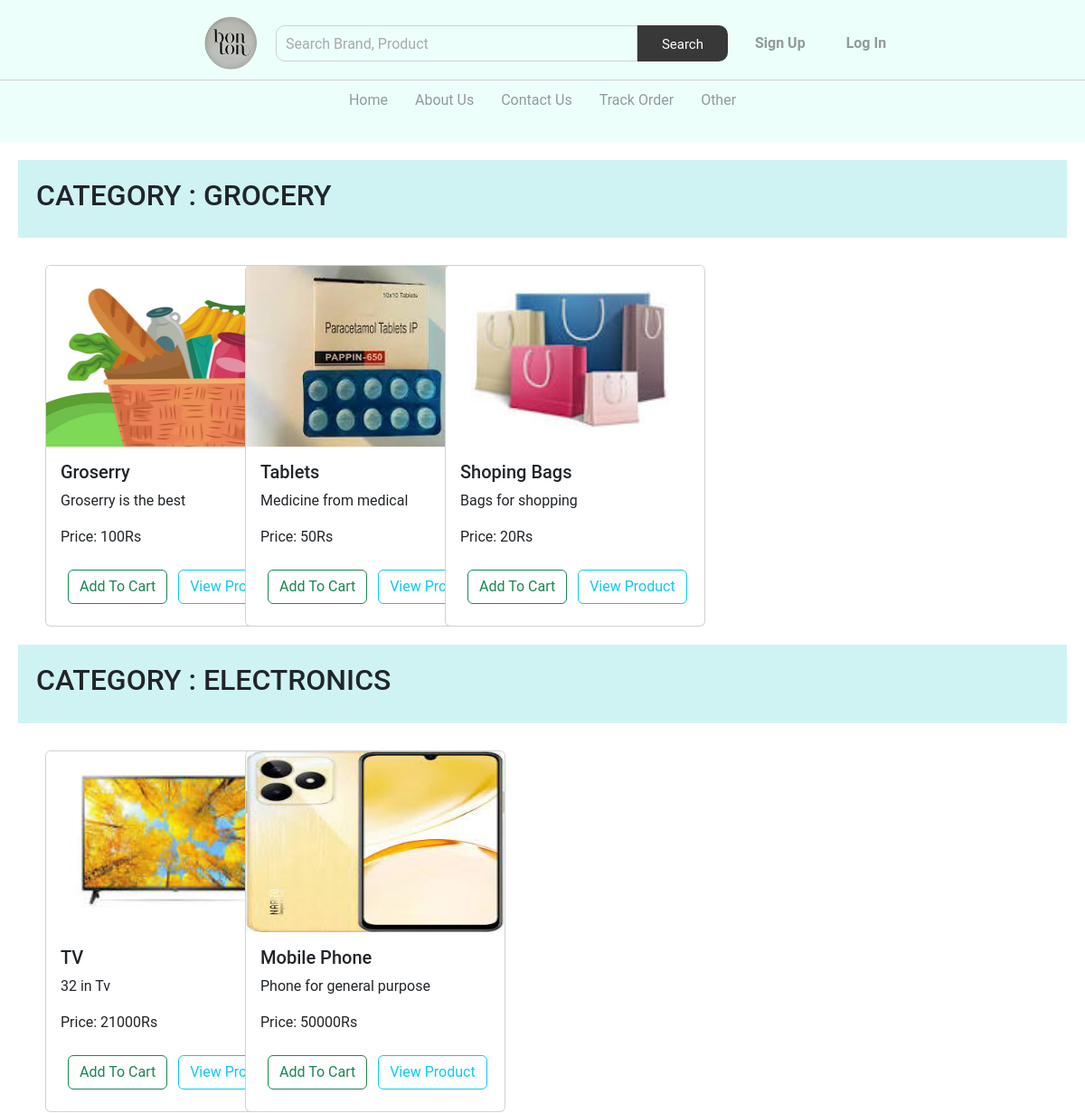
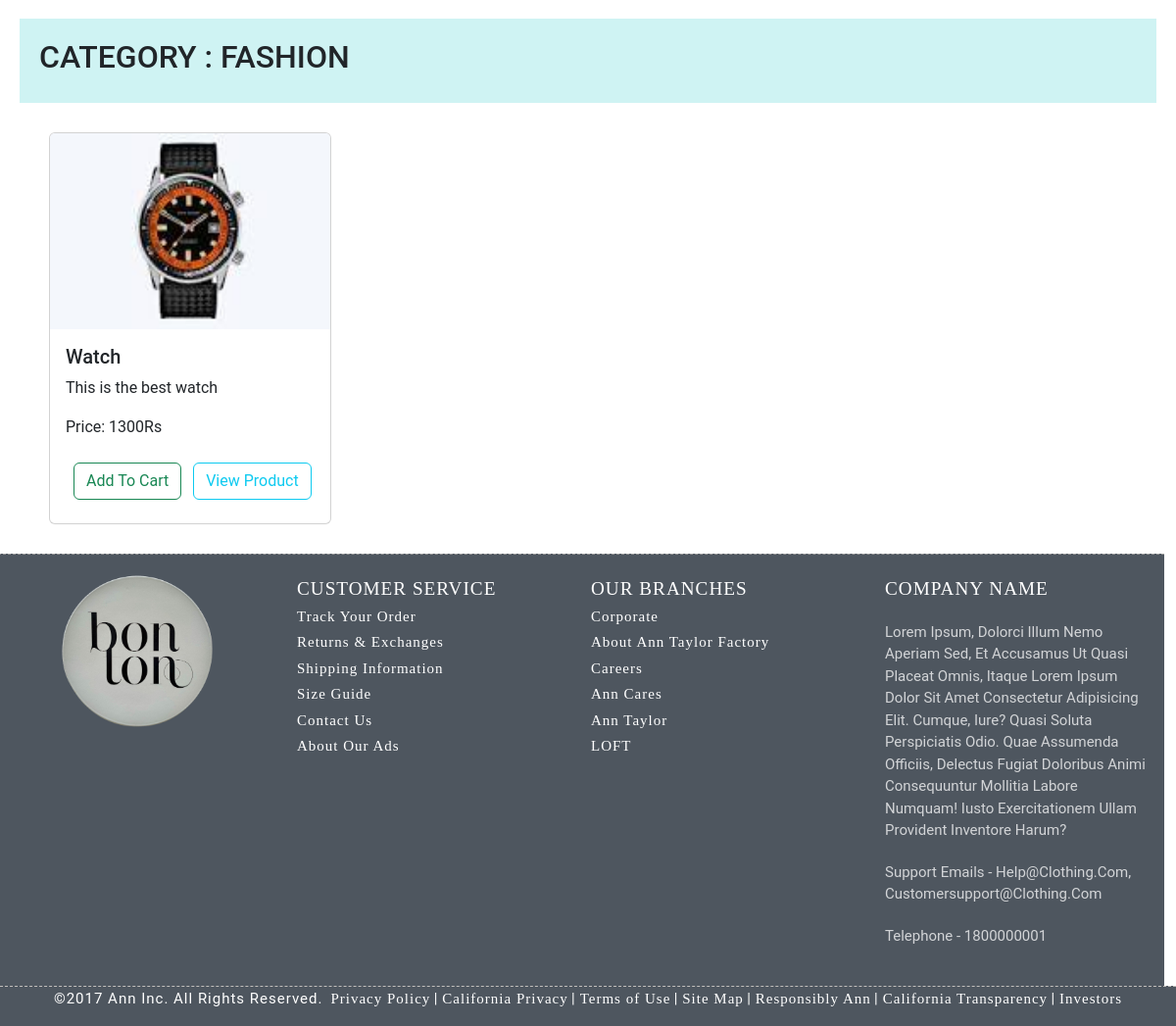
The page / on the database its author committed (2 pictures, top to bottom).
### shop/models.py (models this page shows, shortened)
class Product(models.Model):
    product_id = models.AutoField(primary_key=True)
    product_name = models.CharField(max_length=100)
    category = models.CharField(
        max_length=50, choices=PRODUCT_CATEGORY, default="")
    price = models.IntegerField(default=0)
    desc = models.CharField(max_length=300)
    image = models.ImageField(upload_to='shop/images')
    pub_date = models.DateField()

### shop/views.py (the view)
# urls.py: path('', index, name='home'),
def index(request):
    products = Product.objects.all()
    allProds = []
    catprods = Product.objects.values('category', 'product_id')
    cats = {item["category"] for item in catprods}
    for cat in cats:
        prod = Product.objects.filter(category=cat)
        allProds.append(list(prod))
    data = {
        'allprods': allProds,
    }
    return render(request, 'shop/index.html', data)

### shop/templates/shop/index.html (shortened to what this page needs)
{% extends 'base.html' %}
{% block content %}
{% for category_products in allprods %}
<div class="heading" style="padding: 20px; margin: 20px; font-weight: bolder; background-color: rgb(207, 243, 243);">
    <h2>CATEGORY : {{ category_products.0.category }}</h2>
</div>
<div class="owl-carousel owl-theme" style="margin-top: 30px;">
    {% for product in category_products %}
    <div class="item">
        <div class="card" style="width: 18rem;">
            <img src="/media/{{ product.image }}" class="card-img-top" alt="..." height="200" width="500">
            <div class="card-body">
                <h5 class="card-title" id="namepr{{product.product_id}}">{{ product.product_name }}
                </h5>
                <p class="card-text">{{ product.desc }}</p>
                <p class="card-text" id="pricepr{{product.product_id}}">Price: {{ product.price }}Rs</p>
                <span id="divpr{{ product.product_id }}" class="divpr">
                    <button class="btn btn-outline-success m-2 cart" id="pr{{ product.product_id }}">Add To
                        Cart</button>
                </span>
                <a href="productview/{{ product.product_id }}" class="btn btn-outline-info">View Product</a>
            </div>
        </div>
    </div>
    {% endfor %}
</div>
{% endfor %}
{% endblock %}

### shop/templates/base.html (shortened to what this page needs)
<!DOCTYPE html>
<html lang="en">
{% load static %}
<head>
  <link href="https://cdn.jsdelivr.net/npm/bootstrap@5.3.0/dist/css/bootstrap.min.css" rel="stylesheet"
 />
  <link rel="stylesheet" href="https://cdnjs.cloudflare.com/ajax/libs/OwlCarousel2/2.3.4/assets/owl.carousel.min.css"
 />
  <link rel="stylesheet"
    href="https://cdnjs.cloudflare.com/ajax/libs/OwlCarousel2/2.3.4/assets/owl.theme.default.min.css"
 />
</head>
<body>
  {%include 'header.html'%}
  {%block content%} {%endblock%}
  {% include 'footer.html' %}
</body>
</html>

### shop/templates/header.html (shortened to what this page needs)
{% load static %}
<nav class="navbar">
    <div class="nav" style="display: flex; margin: auto;">
        <div class="logo mx-3" style="float: left;">
            <img src="{% static 'logo.png' %}" class="brand-logo" alt="">
        </div>
        <div class="nav-items" style="float: right;">
            <div class="search">
                <input type="text" class="search-box" placeholder="search brand, product">
                <button class="search-btn">search</button>
            </div>
            {% if user.is_authenticated %}
            <a href="/profile"><img src="{% static 'img/user.png' %}" alt=""></a>
            <button type="button" class="" id="popcart" data-container="body" data-toggle="popover"
                data-placement="bottom" data-html="true" data-content="Vivamus
            sagittis lacus vel augue laoreet rutrum faucibus." style="border: none;">
                <a href="#" style="text-decoration: none;">[<span id="cart">0</span>] <img
                        src="{% static 'img/cart.png' %}" alt=""></a>
            </button>
            {% else %}
            <li class="link-item"><a href="/users/signup" class="link"
                    style="font-size: medium; font-weight: bold;">Sign Up</a></li>
            <li class="link-item"><a href="/users/login" class="link"
                    style="font-size: medium; font-weight: bolder;">Log
                    In</a></li>
            {% endif %}
        </div>
    </div>
    <ul class="links-container">
        <li class="link-item"><a href="/" class="link">Home</a></li>
        <li class="link-item"><a href="/about" class="link">About Us</a></li>
        <li class="link-item"><a href="/contact" class="link">Contact Us</a></li>
        <li class="link-item"><a href="/tracker" class="link">Track Order</a></li>
        <li class="link-item"><a href="#" class="link">Other</a></li>
    </ul>
</nav>

### shop/templates/footer.html (shortened to what this page needs)
<!-- {% load static %}
<style>
    footer {
        position: relative;
        width: 100%;
        padding: 40px 10vw;
        padding-bottom: 80px;
        background: #383838;
    }
    .footer-content {
        display: flex;
        width: 100%;
        justify-content: space-between;
    }
    .footer-content .logo {
        height: 160px;
    }
    .footer-ul-container {
        width: 45%;
        display: flex;
        justify-content: space-between;
    }
    .category {
        width: 200px;
        display: grid;
        grid-template-columns: repeat(2, 1fr);
        grid-gap: 10px;
        list-style: none;
    }
    .category-title {
        grid-column: span 2;
        text-transform: capitalize;
        color: #fff;
        font-size: 20px;
        margin-bottom: 20px;
    }
    .category .footer-link {
        text-decoration: none;
        text-transform: capitalize;
        color: rgba(255, 255, 255, 0.75);
    }
    .footer-link:hover {
        color: #fff;
    }
    .footer-title,
    .info {
        color: rgba(255, 255, 255, 0.75);
        margin: 20px 0;
        text-transform: capitalize;
    }
    .footer-title {
        margin-top: 80px;
        color: #fff;
    }
    .footer-social-container {
        margin-top: 40px;
        display: flex;
        justify-content: space-between;
    }
    .social-link {
        color: #fff;
        margin-left: 20px;
        text-transform: capitalize;
    }
    .social-link:nth-child(1) {
        margin-left: 0;
    }
    .footer-credit {
        width: 100%;
        padding: 10px;
        position: absolute;
        left: 0;
        bottom: 0;
        text-align: center;
        color: #fff;
        background: rgba(0, 0, 0, 0.2);
    }
</style>
<footer>
    <div class="footer-content">
        <img src="{% static 'logo.png' %}" class="logo" alt="">
        <div class="footer-ul-container">
            <ul class="category">
                <li class="category-title">men</li>
                <li><a href="#" class="footer-link">t-shirts</a></li>
                <li><a href="#" class="footer-link">sweatshirts</a></li>
                <li><a href="#" class="footer-link">shirts</a></li>
                <li><a href="#" class="footer-link">jeans</a></li>
                <li><a href="#" class="footer-link">trousers</a></li>
                <li><a href="#" class="footer-link">shoes</a></li>
                <li><a href="#" class="footer-link">casuals</a></li>
                <li><a href="#" class="footer-link">formals</a></li>
                <li><a href="#" class="footer-link">sports</a></li>
                <li><a href="#" class="footer-link">watch</a></li>
            </ul>
            <ul class="category">
                <li class="category-title">women</li>
                <li><a href="#" class="footer-link">t-shirts</a></li>
                <li><a href="#" class="footer-link">sweatshirts</a></li>
                <li><a href="#" class="footer-link">shirts</a></li>
                <li><a href="#" class="footer-link">jeans</a></li>
                <li><a href="#" class="footer-link">trousers</a></li>
                <li><a href="#" class="footer-link">shoes</a></li>
                <li><a href="#" class="footer-link">casuals</a></li>
                <li><a href="#" class="footer-link">formals</a></li>
                <li><a href="#" class="footer-link">sports</a></li>
                <li><a href="#" class="footer-link">watch</a></li>
            </ul>
        </div>
    </div>
    <p class="footer-title">about company</p>
    <p class="info">Lorem ipsum, dolorci illum nemo aperiam sed, et
        accusamus ut officiis. Laborum illo exercitationem quo culpa reprehenderit excepturi distinctio tempore
        cupiditate praesentium nisi ut iusto, assumenda perferendis facilis voluptas autem fuga sunt ab debitis
        voluptatum harum eum. Asperiores, natus! Est deserunt incidunt quasi placeat omnis, itaque harum?</p>
    <p class="info">support emails - help@clothing.com, customersupport@clothing.com</p>
    <p class="info">telephone - 180 00 00 001, 180 00 00 002</p>
    <div class="footer-social-container">
        <div>
            <a href="#" class="social-link">terms & services</a>
            <a href="#" class="social-link">privacy page</a>
        </div>
        <div>
            <a href="#" class="social-link">instagram</a>
            <a href="#" class="social-link">facebook</a>
            <a href="#" class="social-link">twitter</a>
        </div>
    </div>
</footer> -->
<Footer>
    {% load static %}
    <div class="megaFooter row">
        <ul class="footerHover hidden-sm col-sm-3">
            <img src="{% static 'logo.png' %}" class="logo" alt="" style="height: 160px;">
        </ul>
        <ul class="footerHover hidden-sm  col-sm-3">
            <li>
                <a href="" data-slnm-id="footerCustomerService" style="font-size: 1.2rem; margin-bottom: 10px;">CUSTOMER
                    SERVICE</a>
            </li>
            <li>
                <a href="/profile/order" data-slnm-id="trackOrder">Track Your Order</a>
            </li>
            <li>
                <a href="/returns" data-slnm-id="returnsExchanges">Returns &amp; Exchanges</a>
            </li>
            <li>
                <a href="/shipping" data-slnm-id="shippingInformation">Shipping Information</a>
            </li>
            <li>
                <a href="/sizing/fit" data-slnm-id="sizeGuide">Size Guide</a>
            </li>
            <li>
                <a href="/contactUs" data-slnm-id="contactUs">Contact Us</a>
            </li>
            <li>
                <a href="/ads" data-slnm-id="aboutAds">About Our Ads</a>
            </li>
        </ul>
        <ul class="footerHover hidden-sm  col-sm-3">
            <li>
                <a href="http://www.anninc.com" data-slnm-id="ourCompany"
                    style="font-size: 1.2rem; margin-bottom: 10px;">OUR BRANCHES</a>
            </li>
            <li>
                <a target="_blank" href="http://www.anninc.com/" data-slnm-id="corporate">Corporate</a>
            </li>
            <li>
                <a target="_blank" href="/aboutUs" data-slnm-id="aboutAnnTaylorFactory">About Ann Taylor Factory</a>
            </li>
            <li>
                <a target="_blank" href="https://www.anncareers.com/anntaylor" data-slnm-id="careers">Careers</a>
            </li>
            <li>
                <a target="_blank" href="http://www.anncares.com/" data-slnm-id="annCares">Ann Cares</a>
            </li>
            <li>
                <a target="_blank" href="https://www.anntaylor.com" data-slnm-id="annTaylor">Ann Taylor</a>
            </li>
            <li>
                <a target="_blank" href="https://www.loft.com" data-slnm-id="loft">LOFT</a>
            </li>
        </ul>
        <ul class="footerHover hidden-sm col-sm-3">
            <li class="x-mobile-hidden">
                <a href="/stores" rev="footer:STORE LOCATOR" class="store-locator-link" data-slnm-id="storeLocator"
                    style="font-size: 1.2rem; margin-bottom: 10px;">
                    COMPANY NAME
                </a>
            </li>
            <div class="comany-info">
                <p class="info">Lorem ipsum, dolorci illum nemo aperiam sed, et accusamus ut quasi placeat omnis, itaque
                    Lorem ipsum dolor sit amet consectetur adipisicing elit. Cumque, iure? Quasi soluta perspiciatis
                    odio.
                    Quae assumenda officiis, delectus fugiat doloribus animi consequuntur mollitia labore numquam! Iusto
                    exercitationem ullam provident inventore harum?</p>
                <p class="info">support emails - help@clothing.com, customersupport@clothing.com</p>
                <p class="info">telephone - 1800000001</p>
            </div>
        </ul>
    </div>
    <div class="MicroFooter">
        <ul class="footerHover">
            <li class="RightFloatClass">©2017 Ann Inc. All Rights Reserved.</li>
            <li>
                <a href="/privacy" data-slnm-id="privacyPolicy">Privacy Policy</a>
            </li>
            <li>
                <a href="/californiaPrivacy" data-slnm-id="californiaPolicy">California Privacy</a>
            </li>
            <li>
                <a href="/termsOfUse" data-slnm-id="termsOfUse">Terms of Use</a>
            </li>
            <li>
                <a href="/siteMap" data-slnm-id="siteMap">Site Map</a>
            </li>
            <li>
                <a href="http://www.responsiblyann.com/" data-slnm-id="responsibilityAnn">Responsibly Ann</a>
            </li>
            <li>
                <a href="http://responsiblyann.com/californiaTransparency.asp"
                    data-slnm-id="californiaTransparency">California Transparency</a>
            </li>
            <li>
                <a rel="external" href="http://ascenaretail.com/investors.jsp" data-slnm-id="investors">Investors</a>
            </li>
        </ul>
    </div>
</Footer>

### shop/templates/header.html (style rules this page uses)
* { margin: 0; padding: 0; box-sizing: border-box; font-family: 'roboto', sans-serif; }
.navbar { position: sticky; top: 0; left: 0; width: 100%; background: #edfffa; z-index: 9; }
.nav { padding: 10px 10vw; display: flex; justify-content: space-between; }
.brand-logo { height: 60px; }
.nav-items { display: flex; align-items: center; }
.search { width: 500px; display: flex; }
.search-box { width: 80%; height: 40px; padding: 10px; border-top-left-radius: 10px; border-bottom-left-radius: 10px; border: 1px solid #d1d1d1; text-transform: capitalize; background: none; color: #a9a9a9; outline: none; }
.search-btn { width: 20%; height: 40px; padding: 10px 20px; border: none; outline: none; cursor: pointer; background: #383838; color: #fff; text-transform: capitalize; font-size: 15px; border-top-right-radius: 10px; border-bottom-right-radius: 10px; }
.search-box::placeholder { color: #a9a9a9; }
.nav-items a { margin-left: 20px; }
.links-container { width: 100%; display: flex; padding: 10px 10vw; justify-content: center; list-style: none; border-top: 1px solid #d1d1d1; }
.link { text-transform: capitalize; padding: 0 10px; margin: 0 5px; text-decoration: none; color: #383838; opacity: 0.5; transition: .5s; }

### shop/templates/footer.html (style rules this page uses)
.megaFooter { border-top: 1px dashed #999; display: flex; text-align: center; position: relative; width: 100%; margin-top: 30px; padding: 20px 0; background-color: #4e565f; }
.megaFooter ul { margin: 20px 30px; display: inline-block; }
.footerHover { vertical-align: top; display: inline-block; list-style-type: none; }
.footerHover a, .manageCard { font-family: "sofia-pro" !important; color: #fff; font-size: 15px; line-height: 13px; letter-spacing: 1px; line-height: normal; text-decoration: none; padding-right: 4px; }
.megaFooter li { text-align: left; margin: 4px 0; }
.MicroFooter { border-top: 1px dashed #c1bebb; color: white; text-align: center; width: 100%; background-color: #4e565f; margin: 0 auto; }
.MicroFooter li { display: inline-block; text-align: center; letter-spacing: 1px; font-size: 15px; padding-left: 4px; position: relative; }
.MicroFooter li::after { content: "|"; position: absolute; right: -4px; bottom: 0; }
.MicroFooter li:first-child::after, .MicroFooter li:last-child::after { content: ""; }
.megaFooter .footerHover { font-size: 15px; }
.megaFooter>.footerHover { margin: 0; padding-left: 15px; }
.MicroFooter .footerHover { padding: 0; }
.info { color: rgba(255, 255, 255, 0.75); margin: 20px 0; text-transform: capitalize; }
.comany-info { display: block; text-align: left; }

### rows shown on the page
Product: category "GROCERY", image (picture), product_name "Groserry", desc "Groserry is the best", price "100"
Product: image (picture), product_name "Tablets", desc "Medicine from medical", price "50"
Product: image (picture), product_name "Shoping Bags", desc "Bags for shopping", price "20"
Product: category "ELECTRONICS", image (picture), product_name "TV", desc "32 in Tv", price "21000"
Product: image (picture), product_name "Mobile Phone", desc "Phone for general purpose", price "50000"
Product: category "FASHION", image (picture), product_name "Watch", desc "This is the best watch", price "1300"
